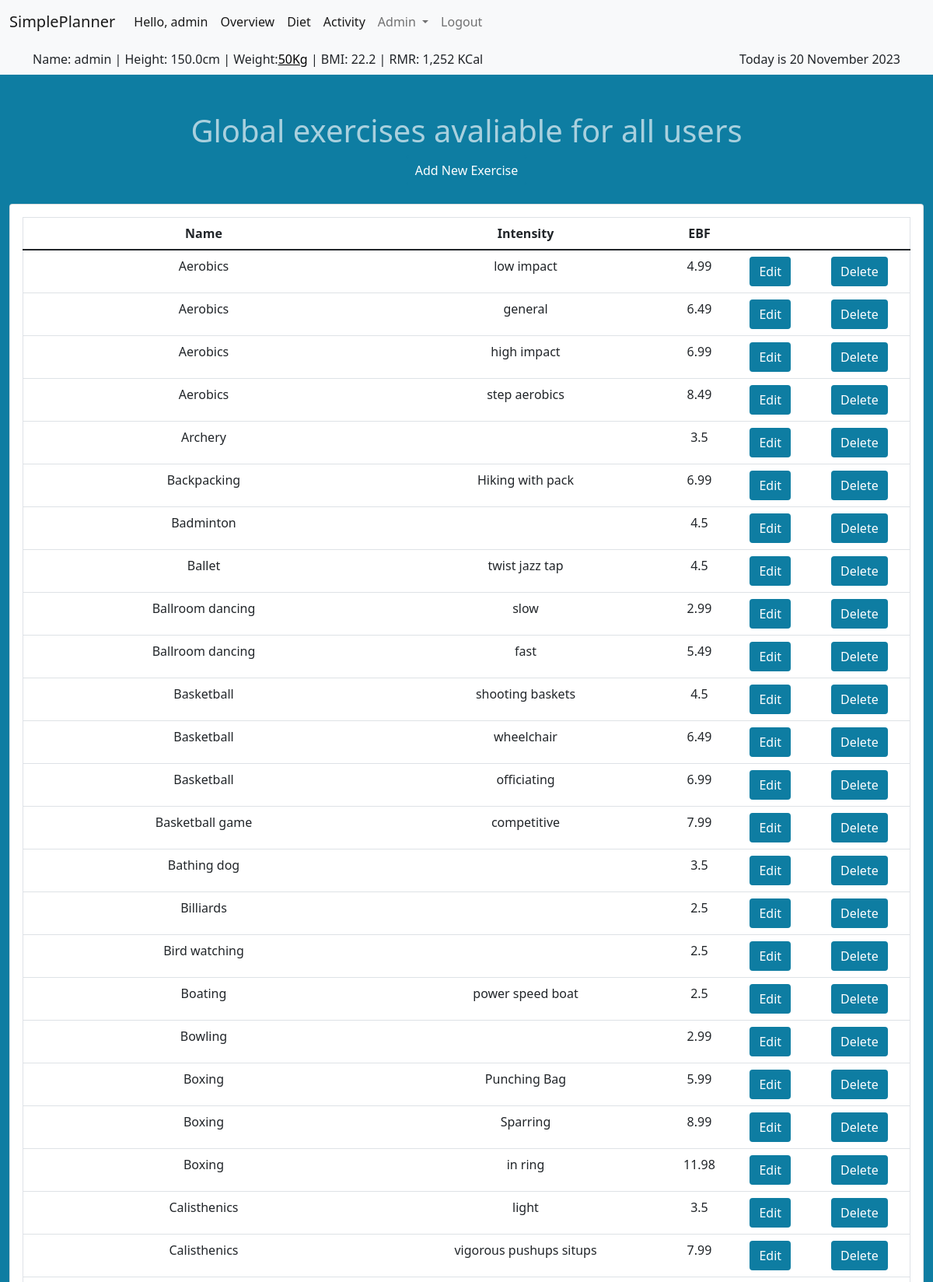
The page /admin_exercises (signed in, upper part) on the database its author committed.
### tables this page shows
CREATE TABLE standard_exercises (
    id INTEGER PRIMARY KEY,
    exercise_name TEXT,
    intensity TEXT,
    energy_burn_factor INTEGER
);

### app.py (the view)
@app.route("/admin_exercises")
@helpers.admin_required
def admin_exercises():
    cur = db.cursor()
    exercises = cur.execute(
        "SELECT * FROM standard_exercises ORDER BY exercise_name, energy_burn_factor").fetchall()
    cur.close()
    return render_template("admin_exercises.html", exercises=exercises)

### helpers.py (called while the page is built)
def dict_factory(cursor, row):
    fields = [column[0] for column in cursor.description]
    return {key: value for key, value in zip(fields, row)}

def admin_required(f):
    @wraps(f)
    def decorated_function(*args, **kwargs):
        if session.get("user_id") != 1:
            return redirect("/")
        return f(*args, **kwargs)
    return decorated_function

def kcal(value):
    return f"{value:,} KCal"

def date_format(value):
    months = ("January", "February", "March", "April", "May", "June",
              "July", "August", "September", "October", "November", "December")
    month = months[value.month-1]
    return "{} {} {}".format(value.day, month, value.year)

### templates/admin_exercises.html (shortened to what this page needs)
{% extends "layout.html" %}
{% block main %}
<h1>Global exercises avaliable for all users</h1>
<button id="btn_addnew">Add New Exercise</button>
<br>
<div class="card text-center">
    <div class="card-body">
        <table class="table">
            <thead>
                <tr>
                    <th>Name</th>
                    <th>Intensity</th>
                    <th>EBF</th>
                    <th></th>
                    <th></th>
                </tr>
            </thead>
            <tbody id="exercises">
                {% for exercise in exercises %}
                <tr>
                    <td id="{{ exercise['id'] }}_name">{{ exercise["exercise_name"] }}</td>
                    <td id="{{ exercise['id'] }}_intensity">{{ exercise["intensity"] }}</td>
                    <td id="{{ exercise['id'] }}_ebf">{{ exercise["energy_burn_factor"] }}</td>
                    <td id="{{ exercise['id'] }}_button">
                        <button class="editbutton" data-id="{{ exercise['id'] }}" type="button">Edit</button>
                    </td>
                    <td>
                        <form action="/delete_exercise" method="post"
                            onsubmit="return confirm('Are you sure you wish to delete {{ exercise.exercise_name }} - {{ exercise.intensity }}?');">
                            <button type="submit">Delete</button>
                        </form>
                    </td>
                </tr>
                {% endfor %}
            </tbody>
        </table>
    </div>
</div>
{% endblock %}

### static/style.css (style rules this page uses)
body { background-color: rgb(14, 125, 162); }
h1 { color: rgba(255, 255, 255, 0.645); text-align: center; }
table { border: 1px solid; }
button { background-color: rgb(14, 125, 162); border: 2px solid rgb(14, 125, 162); color: white; padding: 5px 10px; text-align: center; text-decoration: none; display: inline-block; font-size: 16px; border-radius: 4px; transition-duration: 0.4s; }

### rows shown on the page
standard_exercises: exercise_name "Aerobics", intensity "low impact", energy_burn_factor "4.99"
standard_exercises: exercise_name "Aerobics", intensity "general", energy_burn_factor "6.49"
standard_exercises: exercise_name "Aerobics", intensity "high impact", energy_burn_factor "6.99"
standard_exercises: exercise_name "Aerobics", intensity "step aerobics", energy_burn_factor "8.49"
standard_exercises: exercise_name "Archery", energy_burn_factor "3.5"
standard_exercises: exercise_name "Backpacking", intensity "Hiking with pack", energy_burn_factor "6.99"
standard_exercises: exercise_name "Badminton", energy_burn_factor "4.5"
standard_exercises: exercise_name "Ballet", intensity "twist jazz tap", energy_burn_factor "4.5"
standard_exercises: exercise_name "Ballroom dancing", intensity "slow", energy_burn_factor "2.99"
standard_exercises: exercise_name "Ballroom dancing", intensity "fast", energy_burn_factor "5.49"
standard_exercises: exercise_name "Basketball", intensity "shooting baskets", energy_burn_factor "4.5"
standard_exercises: exercise_name "Basketball", intensity "wheelchair", energy_burn_factor "6.49"
standard_exercises: exercise_name "Basketball", intensity "officiating", energy_burn_factor "6.99"
standard_exercises: exercise_name "Basketball game", intensity "competitive", energy_burn_factor "7.99"
standard_exercises: exercise_name "Bathing dog", energy_burn_factor "3.5"
standard_exercises: exercise_name "Billiards", energy_burn_factor "2.5"
standard_exercises: exercise_name "Bird watching", energy_burn_factor "2.5"
standard_exercises: exercise_name "Boating", intensity "power speed boat", energy_burn_factor "2.5"
standard_exercises: exercise_name "Bowling", energy_burn_factor "2.99"
standard_exercises: exercise_name "Boxing", intensity "Punching Bag", energy_burn_factor "5.99"
standard_exercises: exercise_name "Boxing", intensity "Sparring", energy_burn_factor "8.99"
standard_exercises: exercise_name "Boxing", intensity "in ring", energy_burn_factor "11.98"
standard_exercises: exercise_name "Calisthenics", intensity "light", energy_burn_factor "3.5"
standard_exercises: exercise_name "Calisthenics", intensity "vigorous pushups situps", energy_burn_factor "7.99"

### other values the page prints
{{ session["username"] }} "admin"
{{ session["height"] }} "150.0"
{{ session['weight'] }} "50"
{{ session["rmr"] | kcal }} "1,252 KCal"
{{ session["today"] | date_format }} "20 November 2023"
